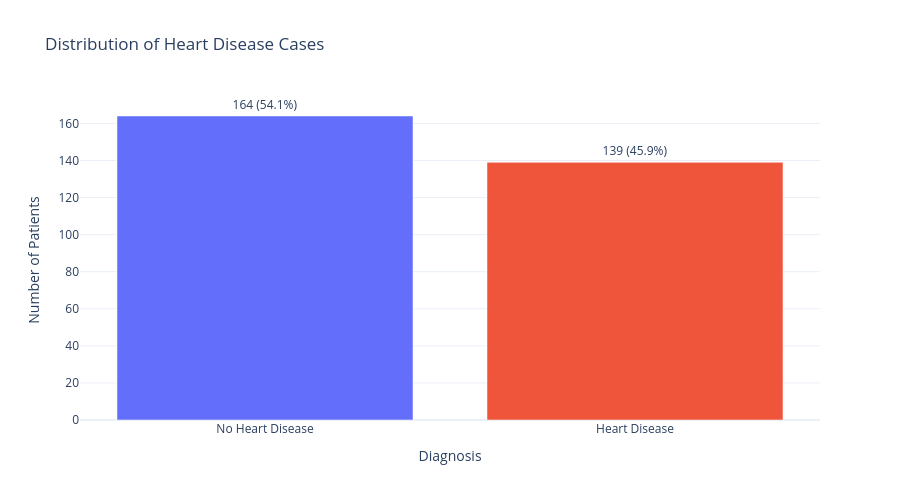

Notebook cell for this chart:
### Code cell
# Prepare target data for visualization
target_counts = df['target'].value_counts().reset_index()
target_counts.columns = ['Diagnosis', 'Count']
target_counts['Diagnosis'] = target_counts['Diagnosis'].map({0: 'No Heart Disease', 1: 'Heart Disease'})
target_counts['Percentage'] = (target_counts['Count'] / target_counts['Count'].sum() * 100).round(1)

# Plot Target Distribution
fig_target = px.bar(target_counts, x='Diagnosis', y='Count', 
                    text='Count', 
                    color='Diagnosis',
                    color_discrete_map={'No Heart Disease': '#636EFA', 'Heart Disease': '#EF553B'},
                    hover_data=['Percentage'],
                    title='Distribution of Heart Disease Cases')

fig_target.update_traces(texttemplate='%{text} (%{customdata[0]}%)', textposition='outside')
fig_target.update_layout(showlegend=False, yaxis_title="Number of Patients", height=500)
fig_target.show()

print(f"\nClass Balance: {target_counts.set_index('Diagnosis')['Percentage'].to_dict()}")

### Figure 1 — Plotly figure (JSON) as saved in the notebook; plotly's stock layout.template omitted (floating-point values rounded to 4 significant figures)
{"data": [{"customdata": [[54.1]], "hovertemplate": "Diagnosis=%{x}<br>Count=%{text}<br>Percentage=%{customdata[0]}<extra></extra>", "legendgroup": "No Heart Disease", "marker": {"color": "#636EFA", "pattern": {"shape": ""}}, "name": "No Heart Disease", "orientation": "v", "showlegend": true, "text": [164.0], "textposition": "outside", "texttemplate": "%{text} (%{customdata[0]}%)", "type": "bar", "x": ["No Heart Disease"], "xaxis": "x", "y": [164], "yaxis": "y"}, {"customdata": [[45.9]], "hovertemplate": "Diagnosis=%{x}<br>Count=%{text}<br>Percentage=%{customdata[0]}<extra></extra>", "legendgroup": "Heart Disease", "marker": {"color": "#EF553B", "pattern": {"shape": ""}}, "name": "Heart Disease", "orientation": "v", "showlegend": true, "text": [139.0], "textposition": "outside", "texttemplate": "%{text} (%{customdata[0]}%)", "type": "bar", "x": ["Heart Disease"], "xaxis": "x", "y": [139], "yaxis": "y"}], "layout": {"barmode": "relative", "height": 500, "legend": {"title": {"text": "Diagnosis"}, "tracegroupgap": 0}, "showlegend": false, "title": {"text": "Distribution of Heart Disease Cases"}, "xaxis": {"anchor": "y", "categoryarray": ["No Heart Disease", "Heart Disease"], "categoryorder": "array", "domain": [0, 1], "title": {"text": "Diagnosis"}}, "yaxis": {"anchor": "x", "domain": [0, 1], "title": {"text": "Number of Patients"}}}}
